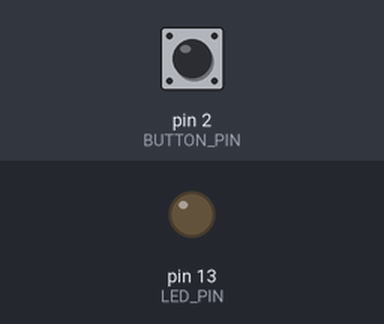
A sketch run on a simulated Arduino Uno, built with avr-gcc and run on an emulated ATmega328P. Parts: output pins drawn as LEDs (lit = HIGH). Dashed ring = blinking. Inputs (shaded band) come from the test bench; at power-on: pin 2 (BUTTON_PIN) HIGH. Random numbers use the default seed unless the sketch sets one; what the sketch prints to the serial monitor is not drawn.

Above: at 1.2 s.
1.3 s: pin 2 (BUTTON_PIN) pulled LOW for 0.15 s
At 1.8 s:
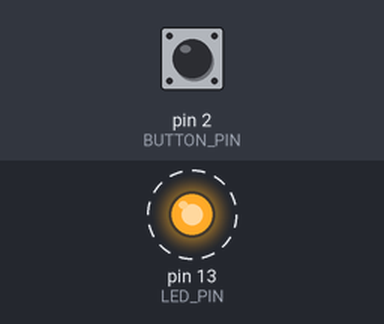
Timing chart, 0 to 4.3 s (numbered marks = the images above; inputs shaded):
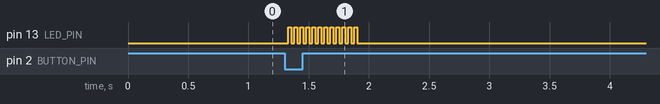

Measured:
- after the input at 1.3 s, pin 13 (LED_PIN): alternates HIGH for 0.03 s and LOW for 0.03 s, 24 changes in all, then stays LOW, starting at once

The sketch:

Random-Number-Generator.ino
```cpp
// 018 - Random Number Generator
// Board: Arduino Uno
// Wiring:
//   Button -> one leg to pin 2, other leg to GND (internal pull-up)
//   LED    -> pin 13 through a 220 ohm resistor (built-in LED works too)
//   Analog pin A0 is left UNCONNECTED. The floating pin picks up electrical
//   noise, which is used to seed the random number generator in setup().
// Press the button to draw a new random number between 1 and 1000.

const int BUTTON_PIN = 2;        // Button that draws a new number
const int LED_PIN = 13;          // LED that flickers while "thinking"
const int SEED_PIN = A0;         // Floating analog pin used as the random seed
const int MIN_NUMBER = 1;        // Smallest number that can be drawn
const int MAX_NUMBER = 1000;     // Largest number that can be drawn
const unsigned long DEBOUNCE_MS = 30;   // Press must stay stable this long
const unsigned long FLICKER_MS = 25;    // Delay between LED flickers
const int FLICKER_COUNT = 12;           // Number of flickers per draw

// Debounce bookkeeping
int buttonRaw = HIGH, buttonStable = HIGH;
unsigned long buttonLastChange = 0;
int drawCount = 0;               // How many numbers have been drawn

// Returns true once each time the button is pressed
bool buttonPressed() {
  int reading = digitalRead(BUTTON_PIN);
  if (reading != buttonRaw) {    // Contact bounced, restart the stability timer
    buttonRaw = reading;
    buttonLastChange = millis();
  }
  if (buttonRaw != buttonStable && (millis() - buttonLastChange) >= DEBOUNCE_MS) {
    buttonStable = buttonRaw;
    if (buttonStable == LOW) return true;  // LOW means pressed (INPUT_PULLUP)
  }
  return false;
}

// Short "working" animation shown while the new number is being produced
void flickerLed() {
  for (int i = 0; i < FLICKER_COUNT; i++) {
    digitalWrite(LED_PIN, HIGH);
    delay(FLICKER_MS);
    digitalWrite(LED_PIN, LOW);
    delay(FLICKER_MS);
  }
}

void setup() {
  pinMode(BUTTON_PIN, INPUT_PULLUP);
  pinMode(LED_PIN, OUTPUT);
  digitalWrite(LED_PIN, LOW);

  Serial.begin(9600);

  // Seed the generator once, using the noise on the floating pin A0.
  // Without randomSeed() the board would repeat exactly the same numbers
  // after every reset, because random() always starts from the same seed.
  randomSeed(analogRead(SEED_PIN));

  Serial.println("=== Random Number Generator ===");
  Serial.print("Press the button to generate a number from ");
  Serial.print(MIN_NUMBER);
  Serial.print(" to ");
  Serial.print(MAX_NUMBER);
  Serial.println(".");
}

void loop() {
  if (buttonPressed()) {
    drawCount++;
    flickerLed();

    // random(min, max) returns a value from min up to (but not including) max,
    // so MAX_NUMBER + 1 is used to include 1000 itself.
    int number = random(MIN_NUMBER, MAX_NUMBER + 1);

    Serial.print("Draw #");
    Serial.print(drawCount);
    Serial.print(" -> ");
    Serial.println(number);
  }
}
```
